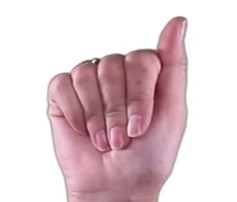
#> input picture Convolutional_Neural_Network/pic_for_test/a.jpg, 237 x 202 px, given in place of the camera
$ jupyter execute --allow-errors 'Convolutional Neural Network.ipynb'   (text cells are left out)
#> lines starting #> are read from the running program, lines starting #| are printed output that depends on the picture
#> further down, frame is the input picture: shape (202, 237, 3); mean B, G, R 209.9, 205.4, 225.7
[cell 1]
import os
import time
import mediapipe as mp
import cv2
import matplotlib.pyplot as plt
import numpy as np
from sklearn.preprocessing import LabelEncoder
import random

import seaborn as sns

from sklearn.metrics import confusion_matrix, classification_report

import tensorflow as tf
from tensorflow.keras.models import Sequential, Model
from tensorflow.keras.layers import Conv2D, MaxPooling2D, Flatten, Dense, Dropout, Concatenate
from tensorflow import keras
from tensorflow.keras import layers
from tensorflow.keras.utils import to_categorical
from tensorflow.keras.callbacks import EarlyStopping, ReduceLROnPlateau

from PIL import ImageFont, ImageDraw, Image

from sklearn.model_selection import train_test_split
from sklearn.metrics import accuracy_score

from rembg import remove
from PIL import Image
from rembg import new_session

[cell 2]
# HÀM SỬ DỤNG TIẾNG VIỆT

# Tải font chữ hỗ trợ tiếng Việt (ví dụ: Arial Unicode MS hoặc Noto Sans)
font_path = "arial.ttf"  # Bạn cần có file font .ttf hỗ trợ Unicode
font = ImageFont.truetype(font_path, 32)  # Kích thước chữ

def draw_text_vietnamese(image, text, position, text_color=(0, 255, 255)):
    # Chuyển ảnh từ OpenCV sang PIL
    pil_img = Image.fromarray(cv2.cvtColor(image, cv2.COLOR_BGR2RGB))
    draw = ImageDraw.Draw(pil_img)

    # Vẽ chữ lên ảnh
    draw.text(position, text, font=font, fill=text_color)

    # Chuyển ảnh từ PIL về OpenCV
    return cv2.cvtColor(np.array(pil_img), cv2.COLOR_RGB2BGR)

[cell 3]
# KHAI BÁO CÁC BIẾN MP

mp_face_detection = mp.solutions.face_detection
#> (the rest of this cell did not finish here and is left out)

[cell 4]
# CÁC HÀM XÁC ĐỊNH BÀN TAY VÀ HỖ TRỢ THU THẬP DỮ LIỆU

# xác định bàn tay
# [121 lines left out: functions extract_hands, is_hand_over_face, check_overlap, draw_face_hand_boxes, not called in this run]

#Phát hiện bàn tay trong khung hình.
def detect_hand(frame):
    frame_rgb = cv2.cvtColor(frame, cv2.COLOR_BGR2RGB)
    results = hands.process(frame_rgb)

    if results.multi_hand_landmarks:
        return True  # Có bàn tay
    return False  # Không có bàn tay

[cell 5]
# Lấy số tiếp theo trông dữ liệu để thu thập dữ liệu
def get_next_index(action_dir):
    existing_files = os.listdir(action_dir)
    indices = []
    for file in existing_files:
        try:
            index = int(file.split(".")[0])  # Lấy số thứ tự từ tên file (VD: "25.jpg" → 25)
            indices.append(index)
        except ValueError:
            continue  # Bỏ qua file không hợp lệ
    return max(indices, default=-1) + 1  # Nếu không có ảnh nào, bắt đầu từ 0

[cell 6]
# KHAI BÁO CÁC HÀNH ĐỘNG SẼ THU THẬP DỮ LIỆU

# https://www.youtube.com/watch?v=6_gXiBe9y9A video về ngôn ngữ ký hiệu cho alphabet
# hành động để phát hiện 0-9 a-z
actions = np.array([str(i) for i in range(10)] + [chr(i) for i in range(97, 123)])

# hành đồng từ 0-4
# actions = np.array(['0', '1', '2', '3', '4'])

# hành đồng từ 5-9
# actions = np.array(['5', '6', '7', '8', '9'])

# hành đồng từ a-e
# actions = np.array(['a', 'b', 'c', 'd', 'e'])

# hành đồng từ f-j
# actions = np.array(['f', 'g', 'h', 'i'])

# hành đồng từ k-o
# actions = np.array(['k', 'l', 'm', 'n']) #'o' dung chung cho 0

# hành đồng từ p-t
# actions = np.array(['p', 'q', 'r', 's', 't'])

# hành đồng từ u-z
# actions = np.array(['u', 'v', 'w', 'x', 'y'])

# actions = np.array(['z', 'j']) # chưa làm được vì cần thực hiện động tác động có thể sẽ cần làm bằng cách của video này https://www.youtube.com/watch?v=doDUihpj6ro
#hoặc 1 cách khác

[cell 7]
dataset_size = 800 # Thu thập lại toàn bộ dataset của tùng actions

# Cấu hình thu thập dữ liệu
frame_rate = 5  # Chụp ảnh 5 lần/giây
prev_time = time.time()
pause = False

# messages = [
#     "Di chuyển tay lên",
#     "Di chuyển tay xuống",
#     "Di chuyển tay sang trái",
#     "Di chuyển tay sang phải",
#     "Xoay vòng quanh màn hình",
#     "Hướng tay lên",
#     "Hướng tay xuống",
#     "Hướng tay qua trái",
#     "Hướng tay qua phải",
#     "Giữ cổ tay xoay bàn tay",
#     "Giữ cổ tay và hướng bàn tay xoay bàn tay dần qua trái",
#     "Giữ cổ tay và hướng bàn tay xoay dần qua phải"
# ]

DATA_DIR = "./data_cnn"
os.makedirs(DATA_DIR, exist_ok=True)

cap = cv2.VideoCapture(0)
cap.set(cv2.CAP_PROP_FRAME_WIDTH, 640)
cap.set(cv2.CAP_PROP_FRAME_HEIGHT, 480)

#> (the rest of this cell did not finish here and is left out)

[cell 8]
actions = np.array(['y'])

[cell 9]
add_dataset_size = 300 # Bổ sung dataset bị thiếu mà ko cần ghi lại toàn bộ
# Cấu hình thu thập dữ liệu
frame_rate = 5  # Chụp ảnh 5 lần/giây
prev_time = time.time()
pause = False

# messages = [
#     "Di chuyển tay lên",
#     "Di chuyển tay xuống",
#     "Di chuyển tay sang trái",
#     "Di chuyển tay sang phải",
#     "Xoay vòng quanh màn hình",
#     "Hướng tay lên",
#     "Hướng tay xuống",
#     "Hướng tay qua trái",
#     "Hướng tay qua phải",
#     "Giữ cổ tay xoay bàn tay",
#     "Giữ cổ tay và hướng bàn tay xoay bàn tay dần qua trái",
#     "Giữ cổ tay và hướng bàn tay xoay dần qua phải"
# ]

DATA_DIR = "./data_cnn"
os.makedirs(DATA_DIR, exist_ok=True)

cap = cv2.VideoCapture(0)
cap.set(cv2.CAP_PROP_FRAME_WIDTH, 640)
cap.set(cv2.CAP_PROP_FRAME_HEIGHT, 480)

#> (the rest of this cell did not finish here and is left out)

#> call 3 of draw_text_vietnamese, with text = 'Thu thập dữ liệu cho ký hiệu: y', position = (50, 100), text_color = (255, 0, 0)
#> in draw_text_vietnamese (call 3), `return cv2.cvtColor(np.array(pil_img), cv2.COLOR_RGB2BGR)`:
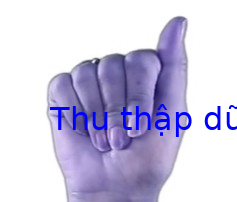
#> returned value: shape (202, 237, 3); mean R, G, B 205.6, 201.3, 227.2
        frame = draw_text_vietnamese(frame, "Nhấn 'q' để bắt đầu!", (100, 50), (0, 255, 0))
#> call 4 of draw_text_vietnamese, with text = "Nhấn 'q' để bắt đầu!", position = (100, 50), text_color = (0, 255, 0)
#> in draw_text_vietnamese (call 4), `pil_img = Image.fromarray(cv2.cvtColor(image, cv2.COLOR_BGR2RGB))`:
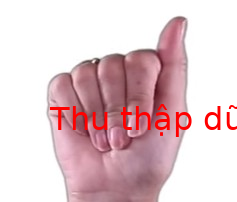
#> pil_img: PIL image 237x202 RGB; mean R, G, B 227.2, 201.3, 205.6
#> in draw_text_vietnamese (call 4), `return cv2.cvtColor(np.array(pil_img), cv2.COLOR_RGB2BGR)`:
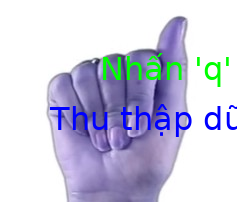
#> returned value: shape (202, 237, 3); mean R, G, B 202.6, 203.1, 223.6
#> (key q is pressed here)

        cv2.imshow('frame', frame)
        if cv2.waitKey(25) & 0xFF == ord('q') and not pause:
            break

    counter = 0
    start_time = time.time()
    message_index = 0
    # waiting_for_switch = False  # Biến để theo dõi trạng thái "Đổi tay"

    # Đếm số lượng ảnh đã có sẵn trong thư mục
    existing_images = get_next_index(action_dir)
    counter = get_next_index(action_dir)  # Bắt đầu từ số ảnh hiện tại

$ run again, on Convolutional_Neural_Network/pic_for_test/b.jpg
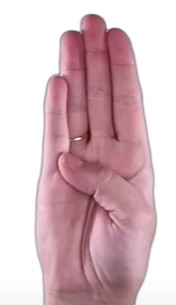
#> input picture Convolutional_Neural_Network/pic_for_test/b.jpg, 176 x 305 px, given in place of the camera
#> frame is the input picture: shape (305, 176, 3); mean B, G, R 192.8, 186.8, 214.9
#> in draw_text_vietnamese (call 3), `return cv2.cvtColor(np.array(pil_img), cv2.COLOR_RGB2BGR)`:
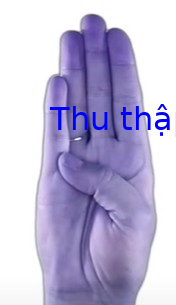
#> returned value: shape (305, 176, 3); mean R, G, B 190.2, 184.2, 215.7

$ run again, on Convolutional_Neural_Network/pic_for_test/c.jpg
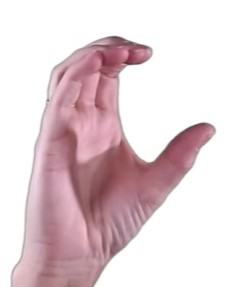
#> input picture Convolutional_Neural_Network/pic_for_test/c.jpg, 246 x 287 px, given in place of the camera
#> frame is the input picture: shape (287, 246, 3); mean B, G, R 214.2, 210.3, 227.9
#> in draw_text_vietnamese (call 4), `pil_img = Image.fromarray(cv2.cvtColor(image, cv2.COLOR_BGR2RGB))`:
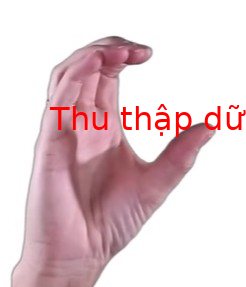
#> pil_img: PIL image 246x287 RGB; mean R, G, B 228.3, 206.1, 210

$ run again, on Convolutional_Neural_Network/pic_for_test/d.jpg
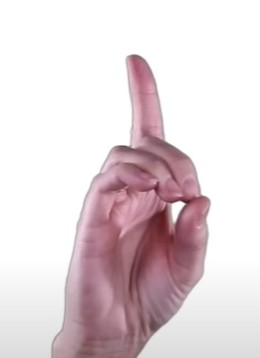
#> input picture Convolutional_Neural_Network/pic_for_test/d.jpg, 260 x 358 px, given in place of the camera
#> frame is the input picture: shape (358, 260, 3); mean B, G, R 217.1, 213.7, 226.6
#> in draw_text_vietnamese (call 3), `return cv2.cvtColor(np.array(pil_img), cv2.COLOR_RGB2BGR)`:
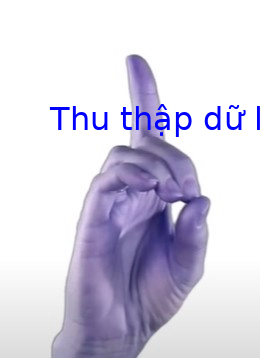
#> returned value: shape (358, 260, 3); mean R, G, B 213.4, 210.1, 226.7
